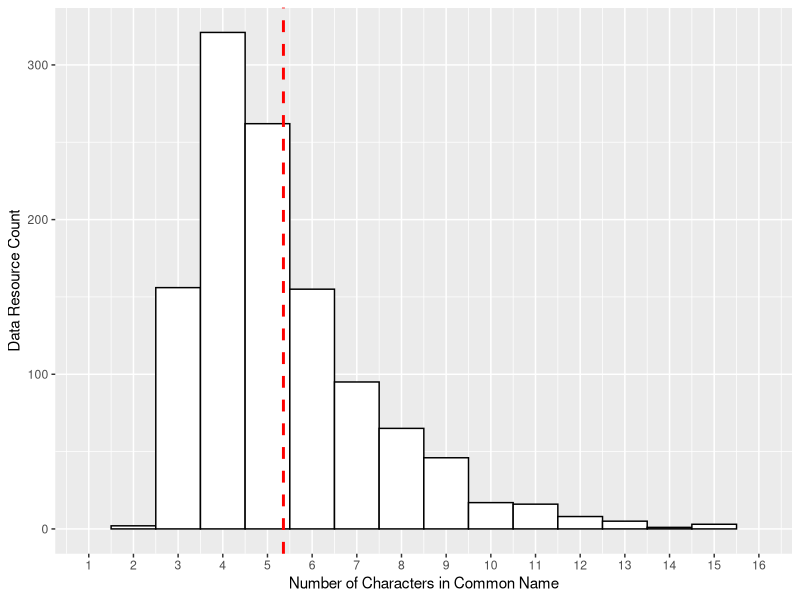

Generate this figure with R: (Note: this script raises an error after producing the figure.)
## STEP 1 - Analyze Common Names
## Package(s): tidyverse, ggplot2
## Input file(s): names_input.csv
## Output file(s): names_output_common.csv, common_name_histogram_2024-06-14.jpeg (figure 1)

library(tidyverse)
library(ggplot2)

## read file
c <- read.csv("names_input.csv")

## prep
c <- c %>% 
  mutate(across(where(is.character), str_trim))

c$best_common <- str_to_lower(c$best_common)

## count number of characters and extract first 3, last 3, and last 2 characters
c <- c %>%
  mutate(common_length = str_length(c$best_common)) %>%
  mutate(common_first_3 = str_sub(c$best_common, 1, 3)) %>%
  mutate(common_last_3 = str_sub(c$best_common, start= -3)) %>%
  mutate(common_last_2 = str_sub(c$best_common, start= -2))

## calculate frequencies
last_2_count <- c %>% count(common_last_2, sort = TRUE)
last_3_count <- c %>% count(common_last_3, sort = TRUE)
first_3_count <- c %>% count(common_first_3, sort = TRUE)
common_length_count <- c %>% count(common_length, sort = TRUE)

## check summary stats
summary <- summary(c$common_length)
sd <- sd(c$common_length)
q1 <- quantile(c$common_length, 0.25)
q2 <- quantile(c$common_length, 0.5)
q3 <- quantile(c$common_length, 0.75)
redun <- c %>% count(c$best_common, sort = TRUE)

## save file
write.csv(c,"names_output_common.csv", row.names = FALSE)

## plot histogram
p <- ggplot(c, aes(x=common_length)) + geom_histogram(color="black", fill="white", bins=3, binwidth = 1) +
scale_x_continuous(breaks = seq(1, 16, 1), lim = c(1, 16)) +
  xlab("Number of Characters in Common Name") +
  ylab("Data Resource Count")
p+ geom_vline(aes(xintercept=mean(common_length)),
  color="red", linetype="dashed", linewidth=1)


library(ggplot2)

dens <- density(c$common_length)
df <- data.frame(x=dens$x, y=dens$y)

quantiles <- quantile(dt$scores, prob=c(0.25, 0.5, 0.75))
df$quantile <- factor(findInterval(df$x, quantiles))
levels(df$quantile) <- c("<25%", "25%-50%", "50-75%", "75-100%")

cols <- c("red", "green", "blue", "purple")
names(cols) <- levels(df$quantile)

ggplot(df, aes(x, y)) + 
  geom_line() + 
  geom_ribbon(aes(ymin=0, ymax=y, fill=quantile), alpha = .2) + 
  scale_x_continuous(breaks = unname(quantiles), labels = scales::number) +
  scale_fill_manual(values = cols)
